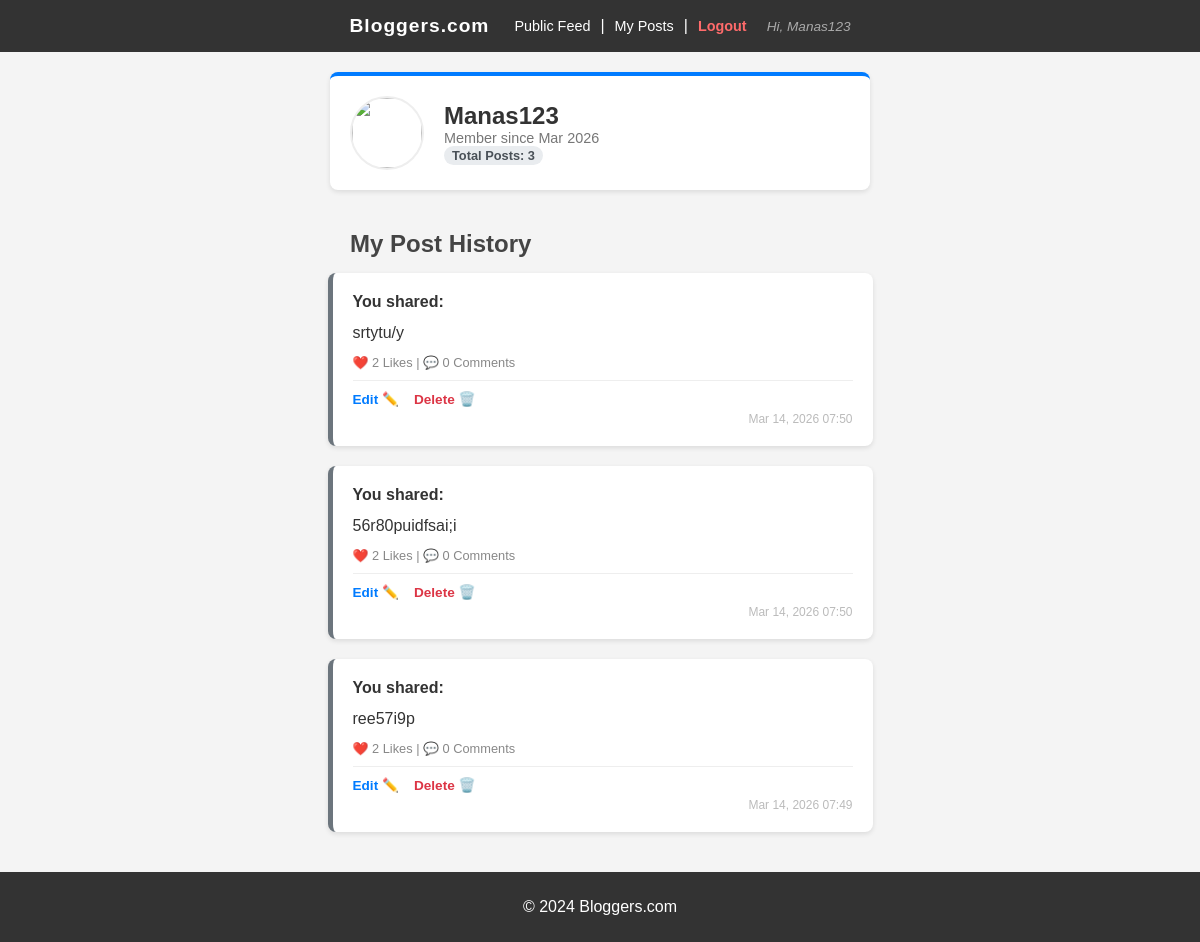
Page /dashboard/ (signed in) on the committed database.
### blog1/models.py (models this page shows)
class Post(models.Model):
    author = models.ForeignKey(User, on_delete=models.CASCADE)
    message = models.TextField()
    created_at = models.DateTimeField(auto_now_add=True)
    likes = models.ManyToManyField(User, related_name='blog_posts', blank=True)
    class Meta:
        ordering = ['-created_at']

### blog1/views.py (the view)
# urls.py: path('dashboard/', views.dashboard, name="dashboard"),
@login_required
def dashboard(request):
    my_posts = Post.objects.filter(author=request.user).order_by('-created_at')
    return render(request, 'dashboard.html', {'posts': my_posts})

### blog1/templates/dashboard.html (shortened to what this page needs)
{% extends 'base.html' %}
{% block content %}
<div class="block" style="border-top: 4px solid #007bff; display: flex; align-items: center; gap: 20px;">
    <img src="{{ user.profile.image.url }}" style="width: 70px; height: 70px; border-radius: 50%; object-fit: cover; border: 2px solid #eee;">
    <div>
        <h2 style="margin: 0; color: #333;">{{ user.username }}</h2>
        <p style="margin: 0; color: #777; font-size: 0.9rem;">Member since {{ user.date_joined|date:"M Y" }}</p>
        <span style="background: #e9ecef; padding: 2px 8px; border-radius: 10px; font-size: 0.8rem; font-weight: bold; color: #495057;">
            Total Posts: {{ posts.count }}
        </span>
    </div>
</div>
<h2 style="color: #444; width: 100%; max-width: 500px; margin-bottom: 15px;">My Post History</h2>
{% for post in posts %}
    <div class="block" style="border-left: 5px solid #6c757d;">
        <span style="font-weight: bold; color: #333;">You shared:</span>
        <p style="margin: 10px 0; color: #333; line-height: 1.5;">{{ post.message }}</p>
        <div style="font-size: 0.8rem; color: #888; margin-bottom: 10px;">
            ❤️ {{ post.likes.count }} Likes | 💬 {{ post.comments.count }} Comments
        </div>
        <div style="display: flex; gap: 15px; margin-top: 10px; padding-top: 10px; border-top: 1px solid #eee;">
            <a href="{% url 'edit_post' post.pk %}" style="color: #007bff; text-decoration: none; font-size: 0.85rem; font-weight: bold;">
                Edit ✏️
            </a>
            <a href="{% url 'delete_post' post.pk %}" style="color: #dc3545; text-decoration: none; font-size: 0.85rem; font-weight: bold;">
                Delete 🗑️
            </a>
        </div>
        <div style="font-size: 0.75rem; color: #bbb; text-align: right; margin-top: 5px;">
            {{ post.created_at|date:"M d, Y H:i" }}
        </div>
    </div>
{% empty %}
    <div class="block" style="text-align: center;">
        <p style="color: #666;">You haven't posted anything yet!</p>
        <a href="{% url 'feed' %}" style="color: #28a745; font-weight: bold; text-decoration: none;">Go to the feed to share an update →</a>
    </div>
{% endfor %}
{% endblock %}

### blog1/templates/base.html (shortened to what this page needs)
<!DOCTYPE html>
<html lang="en">
<head>
</head>
<body>
    <header>
        <nav>
            <b style="font-size: 1.2rem; margin-right: 15px; letter-spacing: 1px;">Bloggers.com</b>
            <a href="{% url 'feed' %}">Public Feed</a>
            {% if user.is_authenticated %}
                | <a href="{% url 'dashboard' %}">My Posts</a>
                | <a href="{% url 'logout' %}" class="logout-btn">Logout</a>
                <span class="user-greet">
                    Hi, {{ user.username }}
                </span>
            {% else %}
                | <a href="{% url 'login' %}">Sign In </a>
            {% endif %}
        </nav>
    </header>
    <main>
        {% block content %}{% endblock %}
    </main>
    <footer><p>&copy; 2024 Bloggers.com</p></footer>
</body>
</html>

### blog1/templates/base.html (style rules this page uses)
body { font-family: sans-serif; margin: 0; background: #f4f4f4; display: flex; flex-direction: column; min-height: 100vh; }
header { background: #333; color: white; padding: 15px; text-align: center; }
footer { background: #333; color: white; text-align: center; padding: 10px; margin-top: auto; }
main { padding: 20px; display: flex; flex-direction: column; align-items: center; }
.block { background: white; padding: 20px; border-radius: 8px; box-shadow: 0 2px 5px rgba(0,0,0,0.1); width: 100%; max-width: 500px; margin-bottom: 20px; }
nav { display: flex; align-items: center; justify-content: center; flex-wrap: wrap; }
nav a { color: white; text-decoration: none; margin: 0 10px; font-size: 0.9rem; }
.user-greet { color: #aaa; font-style: italic; margin-left: 10px; font-size: 0.85rem; display: flex; align-items: center; gap: 8px; }
.logout-btn { color: #ff6b6b !important; font-weight: bold; }

### rows in the picture
Post: message "srtytu/y", likes.count "2", comments.count "0", created_at "Mar 14, 2026 07:50"
Post: message "56r80puidfsai;i", likes.count "2", comments.count "0", created_at "Mar 14, 2026 07:50"
Post: message "ree57i9p", likes.count "2", comments.count "0", created_at "Mar 14, 2026 07:49"

### other values in the picture
{{ user.username }} "Manas123"
{{ user.date_joined|date:"M Y" }} "Mar 2026"
{{ posts.count }} "3"
